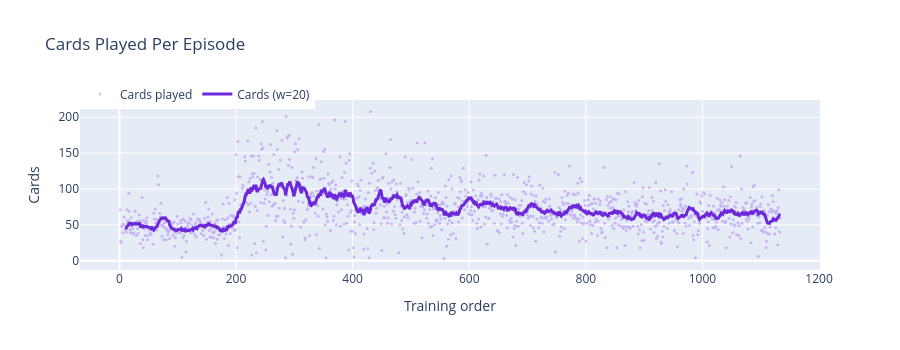

The notebook cell this image was saved under:
### Code cell
fig = plot_cards_played(ep_df, WINDOW)
if fig:
    fig.show()
else:
    print("cards_played column not found — re‑run with updated train.py")

### Figure 1 — Plotly figure (JSON) as saved in the notebook; plotly's stock layout.template omitted (floating-point values rounded to 4 significant figures; data arrays with more than 128 entries replaced by an {"elided": "..."} marker saying what was removed)
{"data": [{"marker": {"color": "#7c3aed", "size": 3}, "mode": "markers", "name": "Cards played", "opacity": 0.3, "type": "scatter", "x": {"elided": "1133 int values"}, "y": {"elided": "1133 float values"}}, {"line": {"color": "#6d28d9", "width": 3}, "mode": "lines", "name": "Cards (w=20)", "type": "scatter", "x": {"elided": "1133 int values"}, "y": {"elided": "1133 float values"}}], "layout": {"height": 350, "legend": {"orientation": "h", "y": 1.12}, "title": {"text": "Cards Played Per Episode"}, "xaxis": {"title": {"text": "Training order"}}, "yaxis": {"title": {"text": "Cards"}}}}
